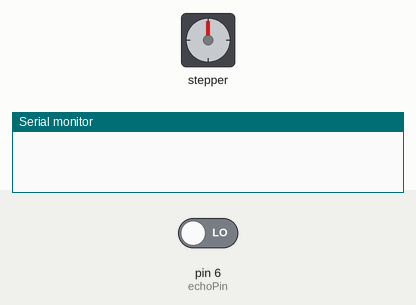
Recording of a sketch running on a simulated Arduino Uno, built with avr-gcc and run on an emulated ATmega328P. On the bench: stepper motor, the last lines printed to the serial monitor. The inputs (shaded band) are chosen by the test bench; at power-on: pin 6 (echoPin) LOW. Stepper angles assume 200 steps per turn.

Above: at 0.1 s.
At 9.39 s:
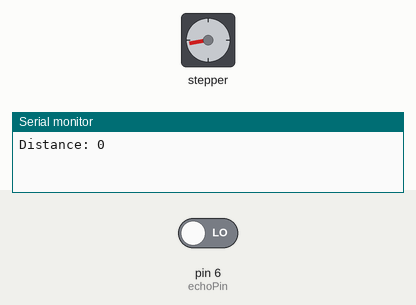
At 18.89 s:
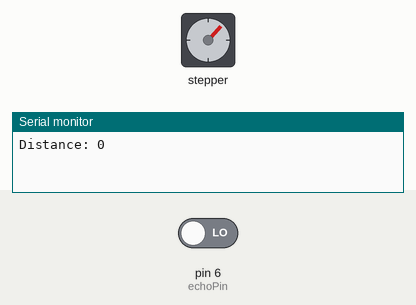
At 38.83 s:
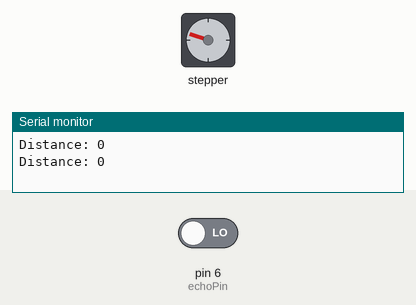
Timing chart, 0 to 40.0 s (numbered marks = the images above):
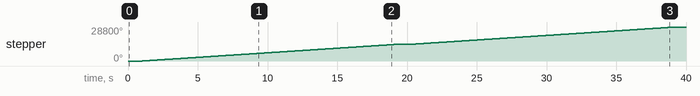

The sketch:

ultrastepper.ino
```cpp
#include <Stepper.h>

const int stepsPerRevolution = 200;

Stepper myStepper(stepsPerRevolution, 8, 9, 10, 11);


// defines pins numbers
const int trigPin = 7;
const int echoPin = 6;

// defines variables
long duration;
int distance;

void setup() {

   pinMode(trigPin, OUTPUT); // Sets the trigPin as an Output
   pinMode(echoPin, INPUT); // Sets the echoPin as an Input
   Serial.begin(9600); // Starts the serial communication
   myStepper.setSpeed(130);
    // initialize the serial port:  (again??)
   Serial.begin(9600);
}

void loop() {
   digitalWrite(trigPin, LOW);
   delayMicroseconds(5000);

// Sets the trigPin on HIGH state for 10 micro seconds
   digitalWrite(trigPin, HIGH);
   delayMicroseconds(5000);
   digitalWrite(trigPin, LOW);

// Reads the echoPin, returns the sound wave travel time in microseconds
   duration = pulseIn(echoPin, HIGH);

// Calculating the distance
   distance= duration*0.034/2;

// Prints the distance on the Serial Monitor
   Serial.print("Distance: ");
   Serial.println(distance);

   if (distance < 18) {
       myStepper.step(stepsPerRevolution);
       myStepper.step(stepsPerRevolution);
       myStepper.step(stepsPerRevolution);
       myStepper.step(stepsPerRevolution);
       myStepper.step(stepsPerRevolution);
       myStepper.step(stepsPerRevolution);
       myStepper.step(stepsPerRevolution);
       myStepper.step(stepsPerRevolution);
       myStepper.step(stepsPerRevolution);
       myStepper.step(stepsPerRevolution);
       myStepper.step(stepsPerRevolution);
       myStepper.step(stepsPerRevolution);
       myStepper.step(stepsPerRevolution);
       myStepper.step(stepsPerRevolution);
       myStepper.step(stepsPerRevolution);
       myStepper.step(stepsPerRevolution);
       myStepper.step(stepsPerRevolution);
       myStepper.step(stepsPerRevolution);
       myStepper.step(stepsPerRevolution);
       myStepper.step(stepsPerRevolution);
       myStepper.step(stepsPerRevolution);
       myStepper.step(stepsPerRevolution);
       myStepper.step(stepsPerRevolution);
       myStepper.step(stepsPerRevolution);
       myStepper.step(stepsPerRevolution);
       myStepper.step(stepsPerRevolution);
       myStepper.step(stepsPerRevolution);
       myStepper.step(stepsPerRevolution);
       myStepper.step(stepsPerRevolution);
       myStepper.step(stepsPerRevolution);
       myStepper.step(stepsPerRevolution);
       myStepper.step(stepsPerRevolution);
       myStepper.step(stepsPerRevolution);
       myStepper.step(stepsPerRevolution);
       myStepper.step(stepsPerRevolution);
       myStepper.step(stepsPerRevolution);
       myStepper.step(stepsPerRevolution);
       myStepper.step(stepsPerRevolution);
       myStepper.step(stepsPerRevolution);
       myStepper.step(stepsPerRevolution);
       delay(2);

       //if (distance > 10) {
          // myStepper.step(stepsPerRevolution);
          // delay(10000);
       //}
   }
}
```

Measured:
- by itself, stepper: turns 14400° clockwise in 18.6 s, then 14400° clockwise in 18.6 s
